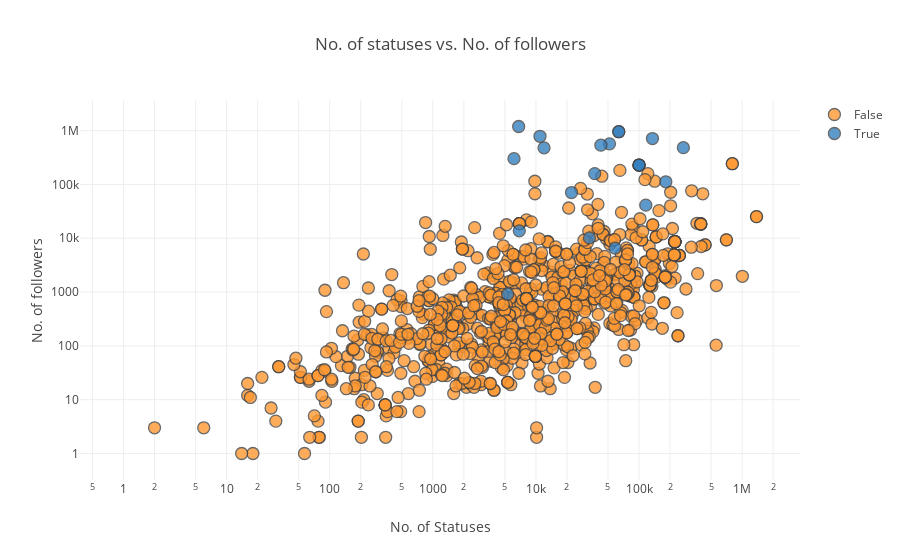

Here is the notebook cell this chart was saved with:
### Code cell
#correlation between Tweeting Frequency and Followers
#Plot the number of statuses per user vs. number of followers per user.
#Differentiate between verified and non-verified users in our plot.

df.iplot(x='User_statuses_count', y = 'user_followers', mode='markers'
        , categories='User_verified',layout=dict(
        xaxis=dict(type='log', title='No. of Statuses'),
        yaxis=dict(type='log', title='No. of followers'),
        title='No. of statuses vs. No. of followers'))

### Figure 1 — Plotly figure (JSON) as saved in the notebook; plotly's stock layout.template omitted (floating-point values rounded to 4 significant figures; data arrays with more than 128 entries replaced by an {"elided": "..."} marker saying what was removed)
{"data": [{"marker": {"color": "rgba(255, 153, 51, 1.0)", "line": {"width": 1.3}, "opacity": 0.8, "size": 12, "symbol": "circle"}, "mode": "markers", "name": "False", "textfont": {"color": "#4D5663"}, "type": "scatter", "uid": "0aed9670-2454-4d35-bff6-42ca369ca12f", "x": {"elided": "978 int values"}, "y": {"elided": "978 int values"}}, {"marker": {"color": "rgba(55, 128, 191, 1.0)", "line": {"width": 1.3}, "opacity": 0.8, "size": 12, "symbol": "circle"}, "mode": "markers", "name": "True", "textfont": {"color": "#4D5663"}, "type": "scatter", "uid": "68282cbb-1e2a-46f3-800b-de0ed6bf4b2e", "x": [6802, 63602, 269206, 181994, 134988, 10951, 100048, 51737, 33069, 58577, 37187, 116306, 100048, 6128, 42682, 100049, 63602, 5318, 22144, 100049, 6897, 11988], "y": [1190928, 952655, 481377, 111830, 711430, 782418, 228998, 566460, 10147, 6565, 158622, 41195, 228998, 301033, 535932, 228997, 952656, 912, 70554, 228997, 13723, 478160]}], "layout": {"title": {"text": "No. of statuses vs. No. of followers"}, "xaxis": {"title": {"text": "No. of Statuses"}, "type": "log"}, "yaxis": {"title": {"text": "No. of followers"}, "type": "log"}}}
